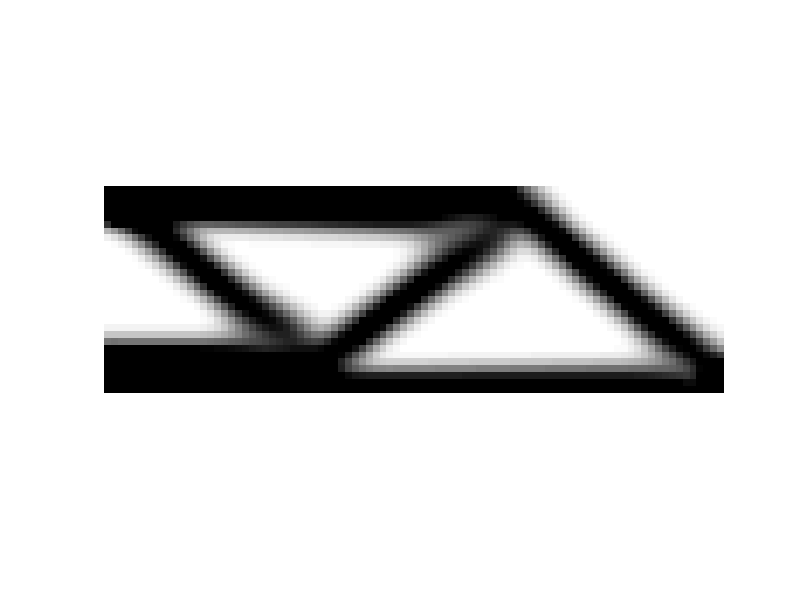

The MATLAB source for this figure:
% nelx = 30;
% nely = 10;
% rmin = 1.2;

% nelx = 60;
% nely = 20;
% rmin = 2.4;

nelx = 90;
nely = 30;
rmin = 3.6;

% nelx = 120;
% nely = 40;
% rmin = 4.8;

% nelx = 150;
% nely = 50;
% rmin = 6;

% nelx = 300;
% nely = 100;
% rmin = 12;

volfrac = 0.5;
penal = 3;

% ft = 0;  % 无滤波器
ft = 1;   % 灵敏度滤波器
% ft = 2;   % 密度滤波器

% MATERIAL PROPERTIES
E0 = 1;
Emin = 1e-9;
nu = 0.3;

% PREPARE FINITE ELEMENT ANALYSIS
A11 = [12  3 -6 -3;  3 12  3  0; -6  3 12 -3; -3  0 -3 12];
A12 = [-6 -3  0  3; -3 -6 -3 -6;  0 -3 -6  3;  3 -6  3 -6];
B11 = [-4  3 -2  9;  3 -4 -9  4; -2 -9 -4 -3;  9  4 -3 -4];
B12 = [ 2 -3  4 -9; -3  2  9 -2;  4  9  2  3; -9 -2  3  2];
KE = 1/(1-nu^2)/24*([A11 A12;A12' A11]+nu*[B11 B12;B12' B11]);
nodenrs = reshape(1:(1+nelx)*(1+nely),1+nely,1+nelx);
edofVec = reshape(2*nodenrs(1:end-1,1:end-1)+1,nelx*nely,1);
edofMat = repmat(edofVec,1,8)+repmat([0 1 2*nely+[2 3 0 1] -2 -1],nelx*nely,1);
iK = reshape(kron(edofMat,ones(8,1))',64*nelx*nely,1);
jK = reshape(kron(edofMat,ones(1,8))',64*nelx*nely,1);

% DEFINE LOADS AND SUPPORTS (HALF MBB-BEAM)
F = sparse(2,1,-1,2*(nely+1)*(nelx+1),1);
U = zeros(2*(nely+1)*(nelx+1),1);
fixeddofs = union([1:2:2*(nely+1)], [2*(nelx+1)*(nely+1)]);
alldofs = [1:2*(nely+1)*(nelx+1)];
freedofs = setdiff(alldofs,fixeddofs);

% PREPARE FILTER
iH = ones(nelx*nely*(2*(ceil(rmin)-1)+1)^2,1);
jH = ones(size(iH));
sH = zeros(size(iH));
k = 0;
for i1 = 1:nelx
	for j1 = 1:nely
		e1 = (i1-1)*nely+j1;
		for i2 = max(i1-(ceil(rmin)-1),1):min(i1+(ceil(rmin)-1),nelx)
			for j2 = max(j1-(ceil(rmin)-1),1):min(j1+(ceil(rmin)-1),nely)
				e2 = (i2-1)*nely+j2;
				k = k+1;
				iH(k) = e1;
				jH(k) = e2;
				sH(k) = max(0,rmin-sqrt((i1-i2)^2+(j1-j2)^2));
			end
		end
	end
end
H = sparse(iH,jH,sH);
Hs = sum(H,2);

%%-------------------- INITIALIZE ITERATION --------------------%%
x = repmat(volfrac, nely, nelx);
xPhys = x;

loop = 0;
change = 1;

% START ITERATION
while change > 0.01
	tic;  % Start timing the iteration
	loop = loop + 1;

	% FE-ANALYSIS
	sK = reshape(KE(:)*(Emin+xPhys(:)'.^penal*(E0-Emin)), 64*nelx*nely,1);
	K = sparse(iK, jK, sK); K = (K + K') / 2;
	U(freedofs) = K(freedofs,freedofs) \ F(freedofs);

	% OBJECTIVE FUNCTION AND SENSITIVITY ANALYSIS
	Ue = U(edofMat);
	ce = reshape(sum((U(edofMat)*KE).*U(edofMat),2), nely, nelx);
	c = sum(sum((Emin + xPhys.^penal * (E0 - Emin)).*ce));
	dc = -penal*(E0-Emin)*xPhys.^(penal-1).*ce;
	dv = ones(nely, nelx);

    dc_sum = sum(dc(:));
    fprintf('dc_sum:%5f\n', dc_sum);
    dc_mean = mean(dc(:));
    fprintf('dc_mean:%5f\n', dc_mean);

	% FILTERING/MODIFICATION OF SENSITIVITIES
	if ft == 1
		dc(:) = H*(x(:).*dc(:))./Hs./max(1e-3, x(:));
	elseif ft == 2
		dc(:) = H*(dc(:)./Hs);
		dv(:) = H*(dv(:)./Hs);
    end

    dc_sum = sum(dc(:));
    fprintf('after_dc_sum:%5f\n', dc_sum);
    dc_mean = mean(dc(:));
    fprintf('after_dc_mean:%5f\n', dc_mean);

    % x_sum = sum(x(:));
    % x_mean = mean(x(:));
    % dv_sum = sum(dv(:));
    % dv_mean = mean(dv(:));

	% OPTIMALITY CRITERIA UPDATE OF DESIGN VARIABLES AND PHYSICAL DENSITIES
	l1 = 0; l2 = 1e9; move = 0.2;
	while (l2-l1)/(l1+l2) > 1e-3
		lmid = 0.5*(l2+l1);
		xnew = max(0,max(x-move,min(1,min(x+move, x.*sqrt(-dc./dv/lmid)))));
		if ft == 1 || ft == 0
			xPhys = xnew;
		elseif ft == 2
			xPhys(:) = (H*xnew(:))./Hs;
		end
		if sum(xPhys(:)) > volfrac*nelx*nely, l1 = lmid; else l2 = lmid; end
    end
	change = max(abs(xnew(:)-x(:)));
	x = xnew;

	% PRINT RESULTS
	iter_time = toc;  % Stop timing and get iteration time
	fprintf(' It.:%5i Obj.:%11.12f Vol.:%8.4f ch.:%7.3f Time:%7.3f\n', loop, c, mean(xPhys(:)), change, iter_time);

	% PLOT DENSITIES
	colormap(gray); imagesc(1-xPhys); caxis([0 1]); axis equal; axis off; drawnow;
end
